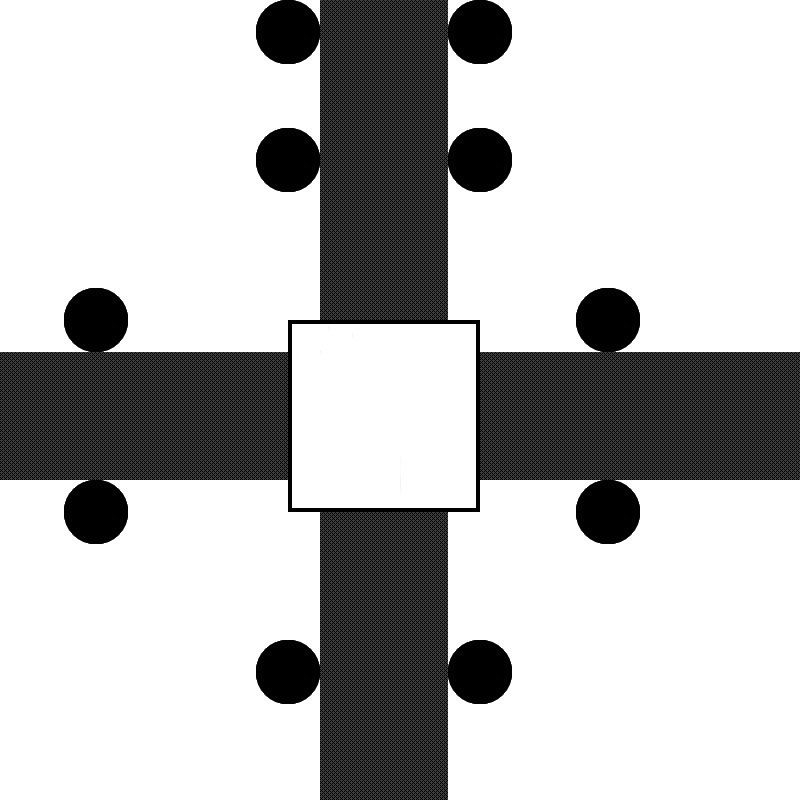

A level layout from a 2D game, rendered from its tile map. Below: a short description, then the map file with tile-grid data replaced by summaries:
An orthogonal 25x25 tile map with 32x32 px tiles, 1 tile layer (Tile Layer 1).

<map version="1.0" orientation="orthogonal" renderorder="right-down" width="25" height="25" tilewidth="32" tileheight="32" nextobjectid="1">
 <tileset firstgid="1" name="Big_TileSet" tilewidth="32" tileheight="32">
  <image source="Big_TileSet.png" width="320" height="512" />
 </tileset>
 <layer name="Tile Layer 1" width="25" height="25">
  <data>[625 cells, 625 non-empty, 48 distinct tile ids]</data>
 </layer>
</map>